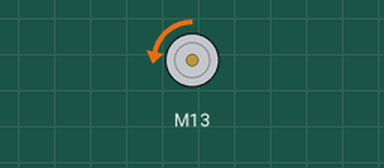
Bench run of a sketch on a simulated Arduino Uno, built with avr-gcc and run on an emulated ATmega328P. Parts: DC motor (green arrow = forward, orange = backward, longer = faster).

Above: at 1.0 s.
At 5.0 s:
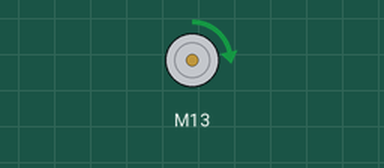
Timing chart, 0 to 10.4 s (numbered marks = the images above):
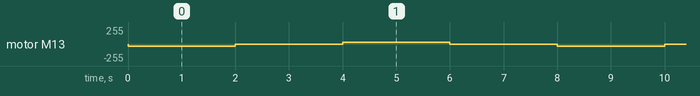

Measured:
- by itself, motor M13: repeats every 8.0 s: stopped 2.0 s, forward 30/255 2.0 s, stopped 2.0 s, backward 30/255 2.0 s

The sketch:

greifer.ino
```cpp
#include <Arduino.h>
#include <MeAuriga.h>
#include <Wire.h>


MeDCMotor greifer(PORT_3);

void setup() {
  //greifer.run(50);
  //delay(2000);
  //greifer.run(0);
}

void loop() {
  greifer.run(-30);
  delay(2000);
  greifer.run(0);
  delay(2000);
  greifer.run(30);
  delay(2000);
  greifer.run(0);
  delay(2000);
}
```
